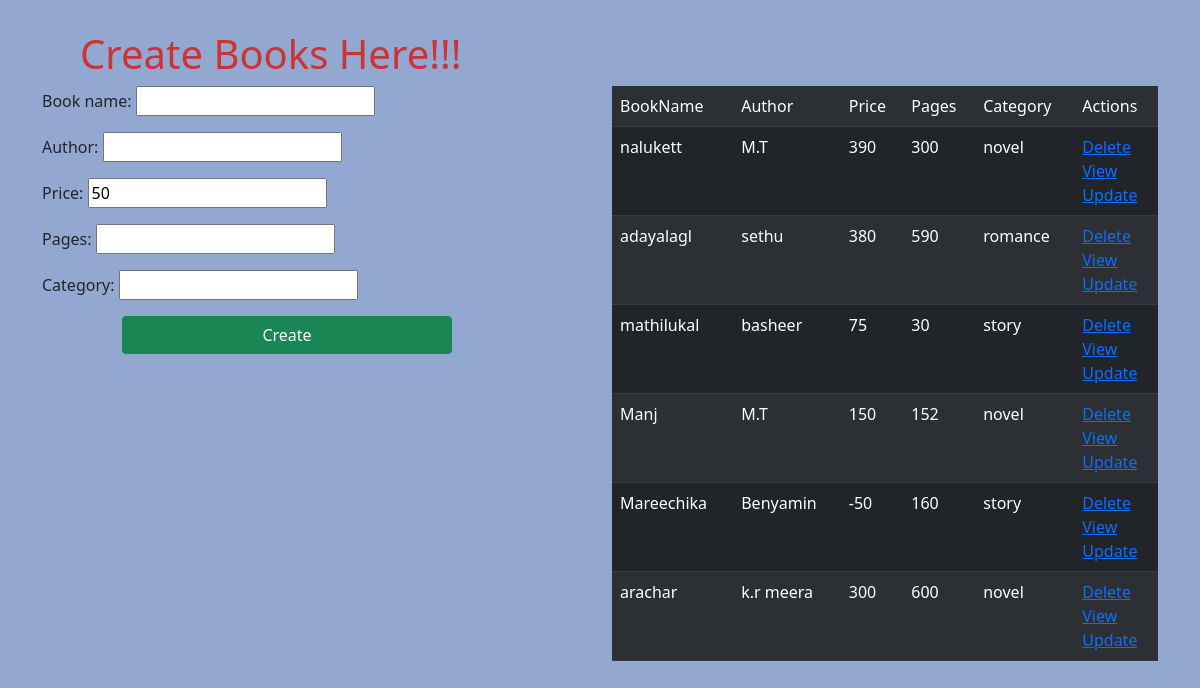
/book/create, run on the app's committed database.
### book/models.py (models this page shows, shortened)
class Book(models.Model):
    book_name = models.CharField(max_length=120, unique=True)
    author = models.CharField(max_length=120)
    price = models.IntegerField(default=50)
    pages = models.IntegerField()
    category = models.CharField(max_length=200)

### book/views.py (the view, shortened to what this page needs)
# urls.py: path("create", book_create, name="create"),
def book_create(request):
    form = BookCreateForm()
    context = {}
    context["form"] = form
    books = Book.objects.all()
    context["books"] = books
    return render(request, "book/bookcreate.html", context)

### book/forms.py
class BookCreateForm(ModelForm):
    class Meta:
        model = Book
        fields = '__all__'

### book/templates/book/bookcreate.html (shortened to what this page needs)
<!DOCTYPE html>
{%load static%}
<html lang="en">
<head>
    <link rel="stylesheet" href="{%static 'css/create.css'%}">
    <link href="https://cdn.jsdelivr.net/npm/bootstrap@5.0.0-beta3/dist/css/bootstrap.min.css" rel="stylesheet">
</head>
<body class="mainbody">
<h1>Create Books Here!!!</h1>
<div class="container">
    <div class="row">
        <div class="col-6">
<form action="" method="post">
    {{form.as_p}}
    <input type="submit" value="Create" class="btn btn-success create">
</form>
            </div>
<div class="col-6">
<div>
    <table class="table table-dark table-striped">
        <tr>
            <td>BookName</td>
            <td>Author</td>
            <td>Price</td>
            <td>Pages</td>
            <td>Category</td>
            <td>Actions</td>
        </tr>
        {%for book in books%}
        <tr>
            <td>{{book.book_name}}</td>
            <td>{{book.author}}</td>
            <td>{{book.price}}</td>
            <td>{{book.pages}}</td>
            <td>{{book.category}}</td>
            <td><a href="{%url 'delete' book.id %}">Delete</a><br>
            <a href="{%url 'view' book.id %}">View</a><br>
            <a href="{%url 'update' book.id %}">Update</a></td>
        </tr>
        {% endfor %}
    </table>
    </div>
</div>
        </div>
</div>
</body>
</html>

### book/static/css/create.css (style rules this page uses)
.mainbody { background-color: #92a8d1; }
h1 { margin-right: 150px; margin-left: 80px; padding-top:30px; color:#cc3333; }
.create { margin-left:80px; width:330px; }

### data on the page
Book: book_name "nalukett", author "M.T", price "390", pages "300", category "novel"
Book: book_name "adayalagl", author "sethu", price "380", pages "590", category "romance"
Book: book_name "mathilukal", author "basheer", price "75", pages "30", category "story"
Book: book_name "Manj", author "M.T", price "150", pages "152", category "novel"
Book: book_name "Mareechika", author "Benyamin", price "-50", pages "160", category "story"
Book: book_name "arachar", author "k.r meera", price "300", pages "600", category "novel"
